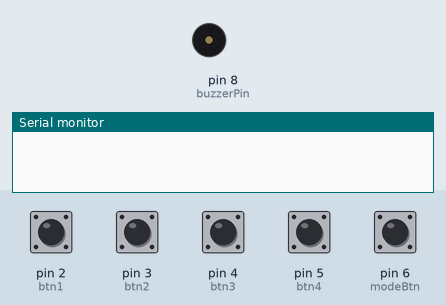
A sketch run on a simulated Arduino Uno, built with avr-gcc and run on an emulated ATmega328P. Shown: buzzer (waves = sounding), the last lines printed to the serial monitor. The test bench sets the inputs (shaded band); at power-on: pin 2 (btn1), pin 3 (btn2), pin 4 (btn3), pin 5 (btn4), pin 6 (modeBtn) HIGH.

Above: at 1.2 s.
1.3 s: pin 6 (modeBtn) pulled LOW for 0.15 s
2.9 s: pin 2 (btn1) pulled LOW for 0.15 s
At 2.97 s:
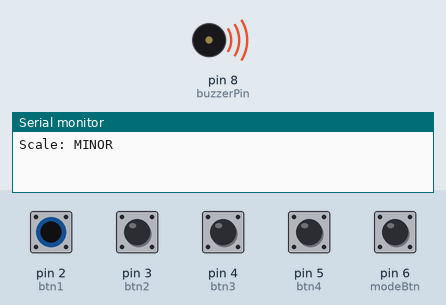
4.5 s: pin 6 (modeBtn) pulled LOW for 1 s
Timing chart, 0 to 7.5 s (numbered marks = the images above; inputs shaded):
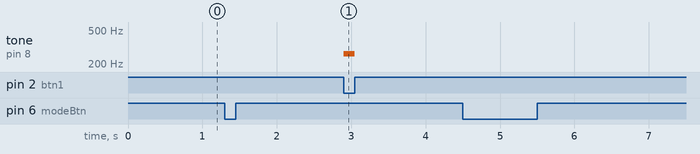

Measured:
- after the input at 2.9 s, tone on pin 8 (buzzerPin): silent → 262 Hz at once, → silent 0.15 s later

The sketch:

digital_piano.ino
```cpp
// Pin Definitions
const int buzzerPin = 8;
const int btn1 = 2;
const int btn2 = 3;
const int btn3 = 4;
const int btn4 = 5;
const int modeBtn = 6; // 5th button for toggle

// State Tracking
bool isMinor = false;
int lastModeState = HIGH;

void setup() {
  pinMode(buzzerPin, OUTPUT);
  pinMode(btn1, INPUT_PULLUP);
  pinMode(btn2, INPUT_PULLUP);
  pinMode(btn3, INPUT_PULLUP);
  pinMode(btn4, INPUT_PULLUP);
  pinMode(modeBtn, INPUT_PULLUP);
  Serial.begin(9600);
}

void loop() {
  // 1. Handle Mode Toggle Button (with debouncing)
  int currentModeState = digitalRead(modeBtn);
  if (lastModeState == HIGH && currentModeState == LOW) {
    isMinor = !isMinor; // Flip the scale mode
    Serial.println(isMinor ? "Scale: MINOR" : "Scale: MAJOR");
    delay(50); // Basic debounce delay
  }
  lastModeState = currentModeState;

  // 2. Read Piano Keys
  bool p1 = (digitalRead(btn1) == LOW);
  bool p2 = (digitalRead(btn2) == LOW);
  bool p3 = (digitalRead(btn3) == LOW);
  bool p4 = (digitalRead(btn4) == LOW);

  int pressCount = p1 + p2 + p3 + p4;

  // 3. Play Tones
  if (pressCount >= 2) {
    tone(buzzerPin, 392); // Sol
  }
  else if (pressCount == 1) {
    if (p1) tone(buzzerPin, 262); // Do
    else if (p2) tone(buzzerPin, 294); // Re
    // Switch Mi frequency based on scale mode
    else if (p3) tone(buzzerPin, isMinor ? 311 : 330); // Minor(Eb) vs Major(E)
    else if (p4) tone(buzzerPin, 349); // Fa
  }
  else {
    noTone(buzzerPin);
  }
}
```
